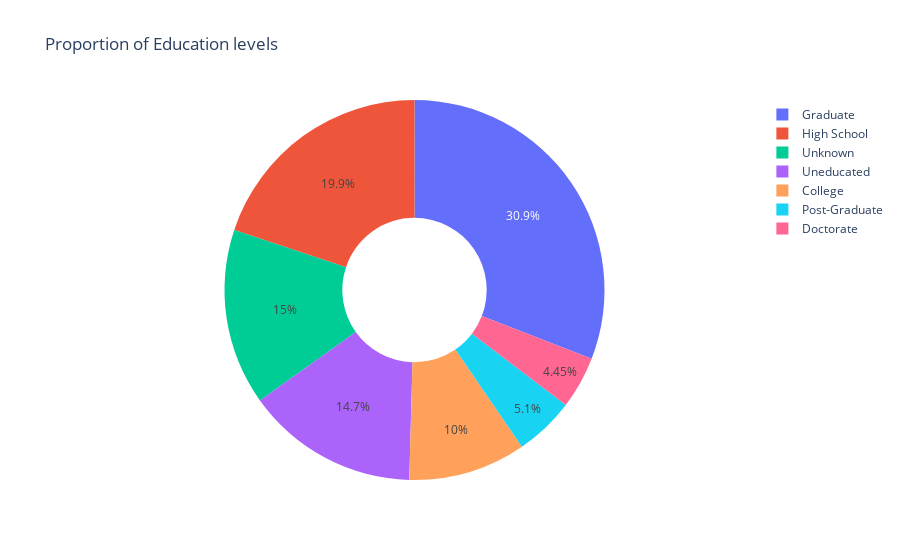

Notebook cell for this chart:
### Markdown cell above
The distribution of Dependent counts is fairly normally distributed with a slight skew.

### Code cell
# Education Level
ex.pie(df,names='Education_Level',title='Proportion of Education levels',hole = 0.38)

### Figure 1 — Plotly figure (JSON) as saved in the notebook; plotly's stock layout.template omitted (floating-point values rounded to 4 significant figures; data arrays with more than 128 entries replaced by an {"elided": "..."} marker saying what was removed)
{"data": [{"domain": {"x": [0, 1], "y": [0, 1]}, "hole": 0.38, "hovertemplate": "Education_Level=%{label}<extra></extra>", "labels": {"elided": "10127 str values"}, "legendgroup": "", "name": "", "showlegend": true, "type": "pie"}], "layout": {"autosize": true, "legend": {"tracegroupgap": 0}, "title": {"text": "Proportion of Education levels"}}}
